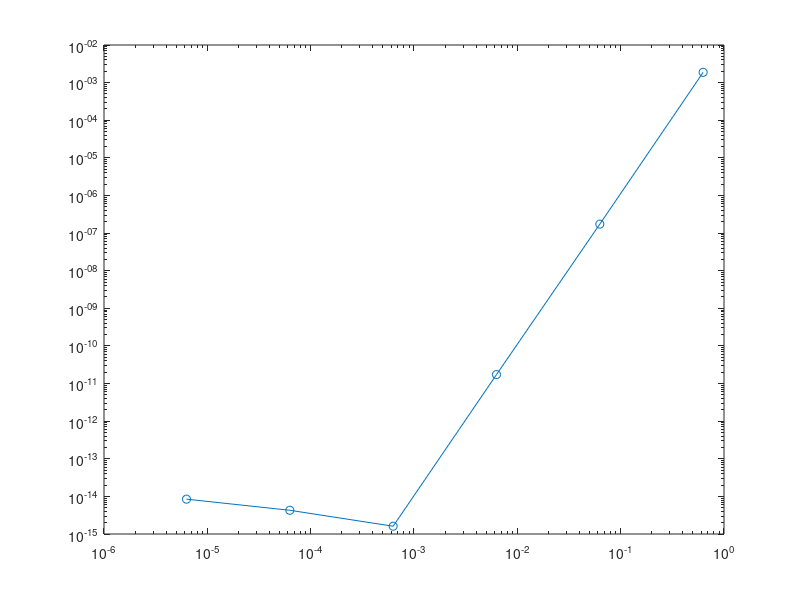

This chart was generated by the following MATLAB code:
clear all
close all
clc
%insantiate the arrays and the true answer
t_ans = (1/2) - (exp(-2*pi)/2);
N = [11, 101, 1001, 10001, 100001, 1000001];
E = zeros(size(N));

n = 0;
%loop through each case of N to change the step size h
for i = 1:length(N)
    n = N(i);
    x = linspace(0,2*pi,n);
    y = exp(-x).*sin(x);
    %Adjust the step size
    H(i) = x(2) - x(1);
    %Calculate the approximate answer
    ap_ans = (H(i)/3)*(y(1)+y(end)+4*sum(y(2:2:end-1)) + 2*sum(y(3:2:n-2)));
    %Find the error between the approximate and the true answer
    E(i) = abs(t_ans - ap_ans);
end
loglog(H, E,'-o')


coeff = polyfit(log(H), log(E), 1);
coeff
% with a coeff of 2.4 is not as close to the theoretical which appears to
% be 10^-3